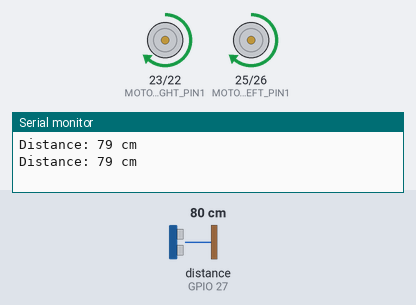
Bench run of a sketch on a simulated ESP32. On the bench: motor-driver pin pairs drawn as motors (green arrow = first pin HIGH = forward, orange = second pin HIGH = backward, longer = more drive, scaled by the enable pin), the last lines printed to the serial monitor. Wiring (inferred from the names in the program): ultrasonic range finder: trigger GPIO 14; echo GPIO 27. The test bench sets the inputs (shaded band); at power-on: distance to the obstacle (sensor on GPIO 27) 80 cm. The echo pulse lasts 58.3 µs per cm.

Above: at 10.9 s.
11.0 s: distance to the obstacle (sensor on GPIO 27) set to 17 cm
At 19.9 s:
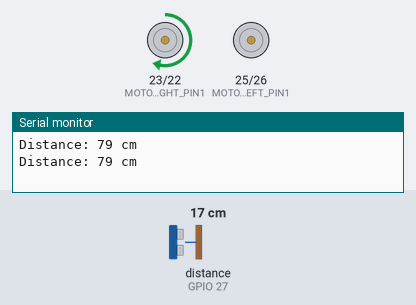
21.4 s: distance to the obstacle (sensor on GPIO 27) set to 14 cm
At 31.3 s:
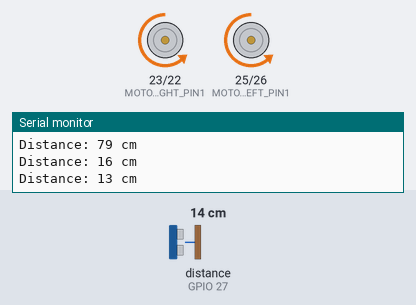
35.4 s: distance to the obstacle (sensor on GPIO 27) set to 18 cm
At 40.7 s:
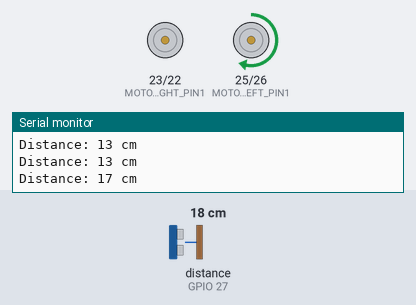
45.5 s: distance to the obstacle (sensor on GPIO 27) set to 2 cm
Timing chart, 0 to 56.2 s (numbered marks = the images above; inputs shaded):
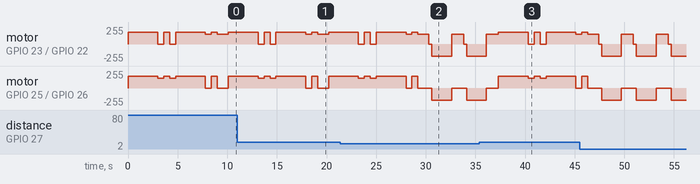

Measured:
- the behaviour switches between 16 and 15 cm on distance to the obstacle (sensor on GPIO 27) (found by bisection; images 1 and 2)

The sketch:

zigzag_ultrasonic.ino
```cpp
const int trigPin = 14;
const int echoPin = 27;
int distance;
long duration;

#define ENA_PIN 33
#define ENB_PIN 32
#define MOTOR_LEFT_PIN1 25
#define MOTOR_LEFT_PIN2 26
#define MOTOR_RIGHT_PIN1 23
#define MOTOR_RIGHT_PIN2 22

void setup()
{
  Serial.begin(9600);
  pinMode(trigPin, OUTPUT);
  pinMode(echoPin, INPUT);

  pinMode(ENA_PIN, OUTPUT);
  pinMode(ENB_PIN, OUTPUT);
  pinMode(MOTOR_LEFT_PIN1, OUTPUT);
  pinMode(MOTOR_LEFT_PIN2, OUTPUT);
  pinMode(MOTOR_RIGHT_PIN1, OUTPUT);
  pinMode(MOTOR_RIGHT_PIN2, OUTPUT);
}

// ---------------- BASIC MOTOR FUNCTIONS -----------------
void forward() {
  digitalWrite(MOTOR_LEFT_PIN1, HIGH);
  digitalWrite(MOTOR_LEFT_PIN2, LOW);
  digitalWrite(MOTOR_RIGHT_PIN1, HIGH);
  digitalWrite(MOTOR_RIGHT_PIN2, LOW);

  analogWrite(ENA_PIN, 180);
  analogWrite(ENB_PIN, 180);
}

void reverse() {
  digitalWrite(MOTOR_LEFT_PIN1, LOW);
  digitalWrite(MOTOR_LEFT_PIN2, HIGH);
  digitalWrite(MOTOR_RIGHT_PIN1, LOW);
  digitalWrite(MOTOR_RIGHT_PIN2, HIGH);

  analogWrite(ENA_PIN, 180);
  analogWrite(ENB_PIN, 180);
}

void left() {
  digitalWrite(MOTOR_LEFT_PIN1, LOW);
  digitalWrite(MOTOR_LEFT_PIN2, LOW);
  digitalWrite(MOTOR_RIGHT_PIN1, HIGH);
  digitalWrite(MOTOR_RIGHT_PIN2, LOW);

  analogWrite(ENA_PIN, 150);
  analogWrite(ENB_PIN, 150);
}

void right() {
  digitalWrite(MOTOR_LEFT_PIN1, HIGH);
  digitalWrite(MOTOR_LEFT_PIN2, LOW);
  digitalWrite(MOTOR_RIGHT_PIN1, LOW);
  digitalWrite(MOTOR_RIGHT_PIN2, LOW);

  analogWrite(ENA_PIN, 150);
  analogWrite(ENB_PIN, 150);
}

void Stop() {
  analogWrite(ENA_PIN, 0);
  analogWrite(ENB_PIN, 0);
}

// // ---------------- SPIN FUNCTION -----------------
// void spin() {
//   left();
//   delay(1000);

//   forward();
//   delay(2000);

//   right();
//   delay(1000);

//   forward();
//   delay(2000);
// }

// ---------------- ZIG-ZAG FUNCTION -----------------
// void zigzag() {
//   left();
//   delay(100);

//   forward();
//   delay(800);

//   right();
//   delay(100);

//   forward();
//   delay(800);
// }
void zigzag() {

  // 1 - Move forward (long)
  forward();
  delay(3000);

  // 2 - Turn right
  right();
  delay(600);

  // 3 - Move small sideways
  forward();
  delay(600);

  // 4 - Turn right again
  right();
  delay(600);

  // 5 - Move forward (long)
  forward();
  delay(3000);

  // 6 - Turn left
  left();
  delay(600);

  // 7 - Move small sideways
  forward();
  delay(600);

  // 8 - Turn left again
  left();
  delay(600);
}

// ---------------- MAIN LOOP ------------------------
void loop()
{
  // Trigger ultrasonic
  digitalWrite(trigPin, LOW);
  delayMicroseconds(2);
  digitalWrite(trigPin, HIGH);
  delayMicroseconds(10);
  digitalWrite(trigPin, LOW);

  duration = pulseIn(echoPin, HIGH);
  distance = duration * 0.034 / 2;

  Serial.print("Distance: ");
  Serial.print(distance);
  Serial.println(" cm");

  if (distance >= 15) {
    // -------------------------
    // Run your zigzag + spin
    // -------------------------
    // spin();
    // delay(500);

    zigzag();
    delay(500);
  }
  else {
    // -------------------------
    // Obstacle detected
    // -------------------------
    Stop();
    delay(300);

    reverse();
    delay(2000);

    left();
    delay(1200);
  }
}
```
